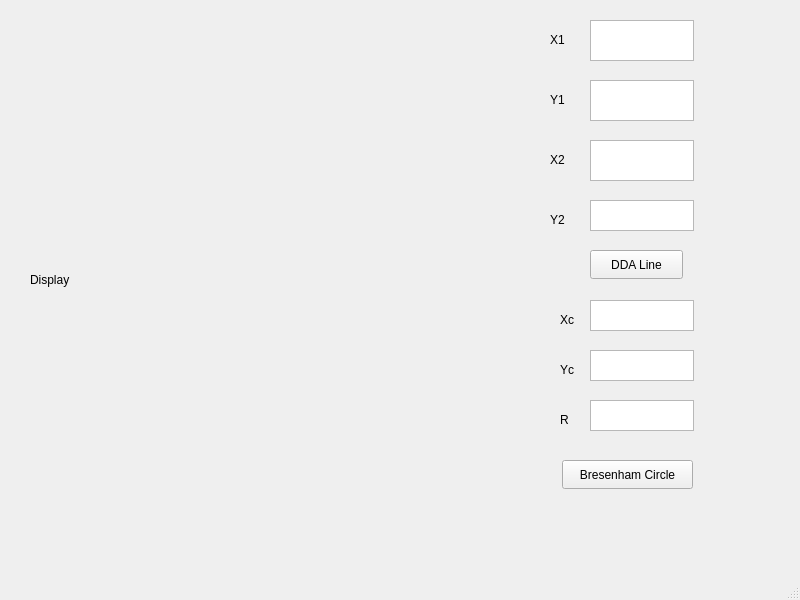
<?xml version="1.0" encoding="UTF-8"?>
<ui version="4.0">
 <class>MainWindow</class>
 <widget class="QMainWindow" name="MainWindow">
  <property name="geometry">
   <rect>
    <x>0</x>
    <y>0</y>
    <width>800</width>
    <height>600</height>
   </rect>
  </property>
  <property name="windowTitle">
   <string>MainWindow</string>
  </property>
  <widget class="QWidget" name="centralwidget">
   <widget class="QLabel" name="Display">
    <property name="geometry">
     <rect>
      <x>30</x>
      <y>30</y>
      <width>500</width>
      <height>500</height>
     </rect>
    </property>
    <property name="text">
     <string>Display</string>
    </property>
   </widget>
   <widget class="QPlainTextEdit" name="plainTextEdit">
    <property name="geometry">
     <rect>
      <x>590</x>
      <y>20</y>
      <width>104</width>
      <height>41</height>
     </rect>
    </property>
   </widget>
   <widget class="QPlainTextEdit" name="plainTextEdit_2">
    <property name="geometry">
     <rect>
      <x>590</x>
      <y>80</y>
      <width>104</width>
      <height>41</height>
     </rect>
    </property>
   </widget>
   <widget class="QPlainTextEdit" name="plainTextEdit_3">
    <property name="geometry">
     <rect>
      <x>590</x>
      <y>140</y>
      <width>104</width>
      <height>41</height>
     </rect>
    </property>
   </widget>
   <widget class="QPlainTextEdit" name="plainTextEdit_4">
    <property name="geometry">
     <rect>
      <x>590</x>
      <y>200</y>
      <width>104</width>
      <height>31</height>
     </rect>
    </property>
   </widget>
   <widget class="QPushButton" name="DDA">
    <property name="geometry">
     <rect>
      <x>590</x>
      <y>250</y>
      <width>93</width>
      <height>29</height>
     </rect>
    </property>
    <property name="text">
     <string>DDA Line</string>
    </property>
   </widget>
   <widget class="QPlainTextEdit" name="plainTextEdit_5">
    <property name="geometry">
     <rect>
      <x>590</x>
      <y>300</y>
      <width>104</width>
      <height>31</height>
     </rect>
    </property>
   </widget>
   <widget class="QPlainTextEdit" name="plainTextEdit_6">
    <property name="geometry">
     <rect>
      <x>590</x>
      <y>350</y>
      <width>104</width>
      <height>31</height>
     </rect>
    </property>
   </widget>
   <widget class="QPlainTextEdit" name="plainTextEdit_7">
    <property name="geometry">
     <rect>
      <x>590</x>
      <y>400</y>
      <width>104</width>
      <height>31</height>
     </rect>
    </property>
   </widget>
   <widget class="QPushButton" name="Bresenham">
    <property name="geometry">
     <rect>
      <x>562</x>
      <y>460</y>
      <width>131</width>
      <height>29</height>
     </rect>
    </property>
    <property name="text">
     <string>Bresenham Circle</string>
    </property>
   </widget>
   <widget class="QLabel" name="label_2">
    <property name="geometry">
     <rect>
      <x>550</x>
      <y>30</y>
      <width>21</width>
      <height>20</height>
     </rect>
    </property>
    <property name="text">
     <string>X1</string>
    </property>
   </widget>
   <widget class="QLabel" name="label_3">
    <property name="geometry">
     <rect>
      <x>550</x>
      <y>90</y>
      <width>21</width>
      <height>20</height>
     </rect>
    </property>
    <property name="text">
     <string>Y1</string>
    </property>
   </widget>
   <widget class="QLabel" name="label_4">
    <property name="geometry">
     <rect>
      <x>550</x>
      <y>150</y>
      <width>21</width>
      <height>20</height>
     </rect>
    </property>
    <property name="text">
     <string>X2</string>
    </property>
   </widget>
   <widget class="QLabel" name="label_5">
    <property name="geometry">
     <rect>
      <x>550</x>
      <y>210</y>
      <width>21</width>
      <height>20</height>
     </rect>
    </property>
    <property name="text">
     <string>Y2</string>
    </property>
   </widget>
   <widget class="QLabel" name="label_6">
    <property name="geometry">
     <rect>
      <x>560</x>
      <y>310</y>
      <width>16</width>
      <height>20</height>
     </rect>
    </property>
    <property name="text">
     <string>Xc</string>
    </property>
   </widget>
   <widget class="QLabel" name="label_7">
    <property name="geometry">
     <rect>
      <x>560</x>
      <y>360</y>
      <width>21</width>
      <height>20</height>
     </rect>
    </property>
    <property name="text">
     <string>Yc</string>
    </property>
   </widget>
   <widget class="QLabel" name="label_8">
    <property name="geometry">
     <rect>
      <x>560</x>
      <y>410</y>
      <width>21</width>
      <height>20</height>
     </rect>
    </property>
    <property name="text">
     <string>R</string>
    </property>
   </widget>
  </widget>
  <widget class="QMenuBar" name="menubar">
   <property name="geometry">
    <rect>
     <x>0</x>
     <y>0</y>
     <width>800</width>
     <height>26</height>
    </rect>
   </property>
  </widget>
  <widget class="QStatusBar" name="statusbar"/>
 </widget>
 <resources/>
 <connections/>
</ui>
